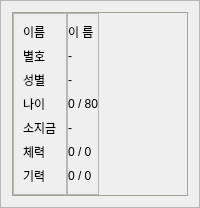
                               <widget class="QFrame" name="frame_22">
                                <property name="frameShape">
                                 <enum>QFrame::StyledPanel</enum>
                                </property>
                                <property name="frameShadow">
                                 <enum>QFrame::Raised</enum>
                                </property>
                                <layout class="QVBoxLayout" name="verticalLayout_16">
                                 <item>
                                  <widget class="QFrame" name="frCharacterInfo">
                                   <property name="styleSheet">
                                    <string notr="true">QFrame#frCharacterInfo
{
	border: 1px solid #a5a098;
}</string>
                                   </property>
                                   <property name="frameShape">
                                    <enum>QFrame::StyledPanel</enum>
                                   </property>
                                   <property name="frameShadow">
                                    <enum>QFrame::Raised</enum>
                                   </property>
                                   <layout class="QHBoxLayout" name="horizontalLayout_16">
                                    <property name="spacing">
                                     <number>0</number>
                                    </property>
                                    <property name="leftMargin">
                                     <number>0</number>
                                    </property>
                                    <property name="topMargin">
                                     <number>0</number>
                                    </property>
                                    <property name="rightMargin">
                                     <number>0</number>
                                    </property>
                                    <property name="bottomMargin">
                                     <number>0</number>
                                    </property>
                                    <item>
                                     <widget class="QFrame" name="frame_26">
                                      <property name="frameShape">
                                       <enum>QFrame::StyledPanel</enum>
                                      </property>
                                      <property name="frameShadow">
                                       <enum>QFrame::Raised</enum>
                                      </property>
                                      <layout class="QVBoxLayout" name="verticalLayout_17">
                                       <item>
                                        <widget class="QLabel" name="lblCName_">
                                         <property name="text">
                                          <string>이름</string>
                                         </property>
                                        </widget>
                                       </item>
                                       <item>
                                        <widget class="QLabel" name="lblCNickName_">
                                         <property name="text">
                                          <string>별호</string>
                                         </property>
                                        </widget>
                                       </item>
                                       <item>
                                        <widget class="QLabel" name="lblCGender_">
                                         <property name="text">
                                          <string>성별</string>
                                         </property>
                                        </widget>
                                       </item>
                                       <item>
                                        <widget class="QLabel" name="lblCAge_">
                                         <property name="text">
                                          <string>나이</string>
                                         </property>
                                        </widget>
                                       </item>
                                       <item>
                                        <widget class="QLabel" name="lblCMoney_">
                                         <property name="text">
                                          <string>소지금</string>
                                         </property>
                                        </widget>
                                       </item>
                                       <item>
                                        <widget class="QLabel" name="lblCHP_">
                                         <property name="text">
                                          <string>체력</string>
                                         </property>
                                        </widget>
                                       </item>
                                       <item>
                                        <widget class="QLabel" name="lblCSP_">
                                         <property name="text">
                                          <string>기력</string>
                                         </property>
                                        </widget>
                                       </item>
                                      </layout>
                                     </widget>
                                    </item>
                                    <item>
                                     <widget class="QFrame" name="frame_27">
                                      <property name="frameShape">
                                       <enum>QFrame::StyledPanel</enum>
                                      </property>
                                      <property name="frameShadow">
                                       <enum>QFrame::Raised</enum>
                                      </property>
                                      <layout class="QVBoxLayout" name="verticalLayout_18">
                                       <property name="leftMargin">
                                        <number>0</number>
                                       </property>
                                       <property name="rightMargin">
                                        <number>0</number>
                                       </property>
                                       <item>
                                        <widget class="QLabel" name="lblCName">
                                         <property name="text">
                                          <string>이 름</string>
                                         </property>
                                        </widget>
                                       </item>
                                       <item>
                                        <widget class="QLabel" name="lblCNickName">
                                         <property name="text">
                                          <string>-</string>
                                         </property>
                                        </widget>
                                       </item>
                                       <item>
                                        <widget class="QLabel" name="lblCGender">
                                         <property name="text">
                                          <string>-</string>
                                         </property>
                                        </widget>
                                       </item>
                                       <item>
                                        <widget class="QLabel" name="lblCAge">
                                         <property name="text">
                                          <string>0 / 80</string>
                                         </property>
                                        </widget>
                                       </item>
                                       <item>
                                        <widget class="QLabel" name="lblCMoney">
                                         <property name="text">
                                          <string>-</string>
                                         </property>
                                        </widget>
                                       </item>
                                       <item>
                                        <widget class="QLabel" name="lblCHP">
                                         <property name="text">
                                          <string>0 / 0</string>
                                         </property>
                                        </widget>
                                       </item>
                                       <item>
                                        <widget class="QLabel" name="lblCSP">
                                         <property name="text">
                                          <string>0 / 0</string>
                                         </property>
                                        </widget>
                                       </item>
                                      </layout>
                                     </widget>
                                    </item>
                                    <item>
                                     <spacer name="horizontalSpacer_12">
                                      <property name="orientation">
                                       <enum>Qt::Horizontal</enum>
                                      </property>
                                      <property name="sizeHint" stdset="0">
                                       <size>
                                        <width>40</width>
                                        <height>20</height>
                                       </size>
                                      </property>
                                     </spacer>
                                    </item>
                                   </layout>
                                  </widget>
                                 </item>
                                </layout>
                               </widget>
